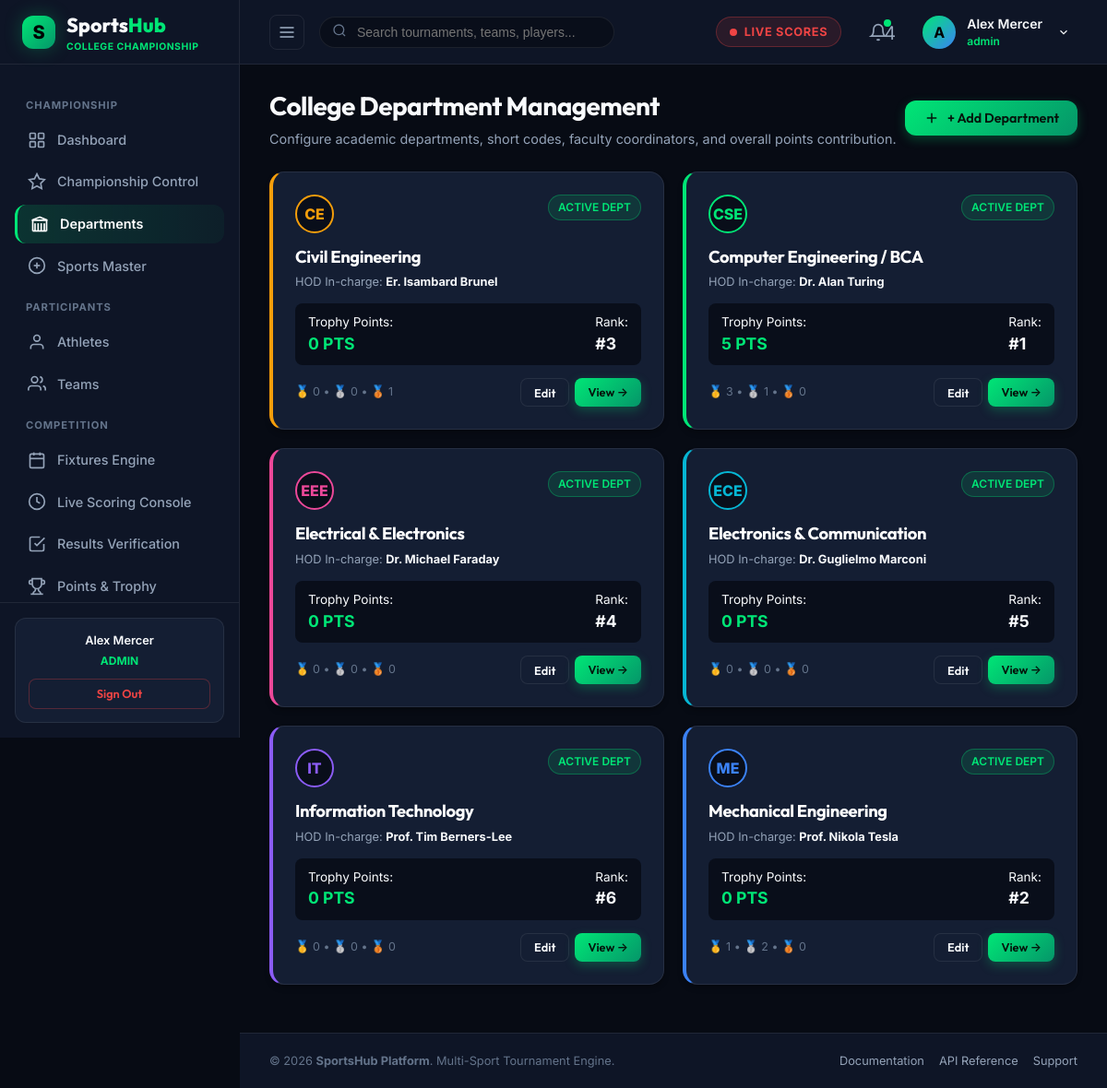
The app's page /admin/departments.php (signed in) with its own data.
### tables this page shows
CREATE TABLE `users` (
  `id` int(10) unsigned NOT NULL AUTO_INCREMENT,
  `name` varchar(100) NOT NULL,
  `email` varchar(150) NOT NULL,
  `password` varchar(255) NOT NULL,
  `role` enum('admin','organizer','scorer','official','team_manager','player') NOT NULL DEFAULT 'player',
  `profile_image` varchar(255) DEFAULT 'assets/images/default-avatar.png',
  `status` tinyint(1) DEFAULT 1,
  `created_at` datetime DEFAULT current_timestamp(),
  `updated_at` datetime DEFAULT current_timestamp() ON UPDATE current_timestamp(),
  PRIMARY KEY (`id`),
  UNIQUE KEY `email` (`email`),
  KEY `idx_users_role` (`role`),
  KEY `idx_users_email` (`email`)
);

CREATE TABLE `departments` (
  `id` int(11) NOT NULL AUTO_INCREMENT,
  `name` varchar(150) NOT NULL,
  `short_code` varchar(20) NOT NULL,
  `color_code` varchar(20) DEFAULT '#00e676',
  `logo` varchar(255) DEFAULT 'assets/images/dept-cse.png',
  `contact_person` varchar(150) DEFAULT '',
  `status` tinyint(1) DEFAULT 1,
  `created_at` datetime DEFAULT current_timestamp(),
  `updated_at` datetime DEFAULT current_timestamp() ON UPDATE current_timestamp(),
  PRIMARY KEY (`id`)
);

### admin/departments.php (the view, shortened to what the rows shown need)
<?php
require_once __DIR__ . '/../includes/database.php';
require_once __DIR__ . '/../includes/auth.php';
require_once __DIR__ . '/../includes/department-helper.php';
$departments = DepartmentService::getDepartments();
$standings   = DepartmentService::getOverallTrophyStandings();
$standingsMap = [];
foreach ($standings as $st) {
    $standingsMap[$st['department_id']] = $st;
}
$activeDept = null;
include_once __DIR__ . '/../includes/header.php';
?>
<?php if ($activeDept): ?>
  <?php $stInfo = $standingsMap[$activeDept['id']] ?? null; ?>
  <div style="margin-bottom: 20px; display:flex; justify-content:space-between; align-items:center;">
    <a href="<?php echo BASE_URL; ?>/admin/departments.php" class="btn btn-secondary btn-sm">← Back to All Departments</a>
    <button class="btn btn-primary btn-sm" onclick="openEditDeptModal(<?php echo htmlspecialchars(json_encode($activeDept)); ?>)">
      ✏️ Edit Department Details
    </button>
  </div>
  <div class="card" style="margin-bottom: 24px; border-left: 4px solid <?php echo $activeDept['color_code']; ?>;">
    <div style="display: flex; justify-content: space-between; align-items: flex-start; flex-wrap: wrap; gap: 16px;">
      <div>
        <div style="display: flex; align-items: center; gap: 12px; margin-bottom: 8px;">
          <div class="team-badge-circle" style="width: 44px; height: 44px; font-size: 1.1rem; font-weight: 800; background: var(--bg-input); color: <?php echo $activeDept['color_code']; ?>; border: 2px solid <?php echo $activeDept['color_code']; ?>;">
            <?php echo htmlspecialchars($activeDept['short_code']); ?>
          </div>
          <div>
            <h1 style="font-size: 1.8rem; font-weight: 800; color: #fff; margin: 0;"><?php echo htmlspecialchars($activeDept['name']); ?></h1>
            <div style="font-size: 0.85rem; color: var(--text-muted);">Faculty Head: <strong><?php echo htmlspecialchars($activeDept['contact_person'] ?? 'HOD'); ?></strong></div>
          </div>
        </div>
      </div>
      <div style="text-align: right;">
        <div style="font-size: 2.2rem; font-weight: 800; color: var(--accent-green);"><?php echo $stInfo['total_points'] ?? 0; ?> <span style="font-size: 0.9rem; font-weight: 600;">PTS</span></div>
        <div style="font-size: 0.85rem; color: var(--accent-gold); font-weight: 700;">Championship Rank #<?php echo $stInfo['rank'] ?? '-'; ?></div>
      </div>
    </div>
    <div style="display: grid; grid-template-columns: repeat(3, 1fr); gap: 16px; margin-top: 20px; background: var(--bg-dark-surface); padding: 16px; border-radius: var(--radius-md);">
      <div>
        <div style="font-size: 0.78rem; color: var(--text-muted); font-weight: 700;">GOLD MEDALS</div>
        <div style="font-size: 1.5rem; font-weight: 800; color: #ffd700;">🥇 <?php echo $stInfo['gold_medals'] ?? 0; ?></div>
      </div>
      <div>
        <div style="font-size: 0.78rem; color: var(--text-muted); font-weight: 700;">SILVER MEDALS</div>
        <div style="font-size: 1.5rem; font-weight: 800; color: #cbd5e1;">🥈 <?php echo $stInfo['silver_medals'] ?? 0; ?></div>
      </div>
      <div>
        <div style="font-size: 0.78rem; color: var(--text-muted); font-weight: 700;">BRONZE MEDALS</div>
        <div style="font-size: 1.5rem; font-weight: 800; color: #f97316;">🥉 <?php echo $stInfo['bronze_medals'] ?? 0; ?></div>
      </div>
    </div>
  </div>
  <div class="card">
    <div class="section-header" style="margin-bottom: 16px;">
      <h2>Sport Performance Breakdown</h2>
    </div>
    <div class="table-responsive">
      <table class="sports-table">
        <thead>
          <tr>
            <th>Sport Event</th>
            <th>Points Earned</th>
            <th>Status</th>
          </tr>
        </thead>
        <tbody>
          <?php if (!empty($stInfo['sport_breakdown'])): ?>
            <?php foreach ($stInfo['sport_breakdown'] as $sName => $pts): ?>
              <tr>
                <td><strong style="color: #fff;"><?php echo htmlspecialchars($sName); ?></strong></td>
                <td><strong style="color: var(--accent-green); font-size: 1.1rem;"><?php echo $pts; ?> PTS</strong></td>
                <td><span class="badge" style="background: rgba(0, 230, 118, 0.15); color: var(--accent-green); font-weight: 700;">Active</span></td>
              </tr>
            <?php endforeach; ?>
          <?php endif; ?>
        </tbody>
      </table>
    </div>
  </div>
<?php else: ?>
  <div class="dashboard-header">
    <div class="dashboard-title-group">
      <h1>College Department Management</h1>
    </div>
  </div>
  <div style="display: grid; grid-template-columns: repeat(auto-fill, minmax(300px, 1fr)); gap: 20px; margin-bottom: 28px;">
    <?php foreach ($departments as $d): ?>
      <?php $stInfo = $standingsMap[$d['id']] ?? null; ?>
      <div class="card" style="border-left: 4px solid <?php echo $d['color_code']; ?>;">
        <div style="display: flex; justify-content: space-between; align-items: flex-start; margin-bottom: 12px;">
          <div class="team-badge-circle" style="width: 42px; height: 42px; font-size: 1rem; font-weight: 800; background: var(--bg-input); color: <?php echo $d['color_code']; ?>; border: 2px solid <?php echo $d['color_code']; ?>;">
            <?php echo htmlspecialchars($d['short_code']); ?>
          </div>
          <span class="status-badge badge-active">ACTIVE DEPT</span>
        </div>
        <h3 style="font-size: 1.15rem; margin-bottom: 4px; color: #fff;"><?php echo htmlspecialchars($d['name']); ?></h3>
        <p style="font-size: 0.8rem; color: var(--text-muted); margin-bottom: 14px;">
          HOD In-charge: <strong style="color: var(--text-main);"><?php echo htmlspecialchars($d['contact_person'] ?? 'Faculty Coordinator'); ?></strong>
        </p>
        <div style="display: flex; justify-content: space-between; background: var(--bg-input); padding: 10px 14px; border-radius: var(--radius-sm); font-size: 0.85rem; margin-bottom: 14px;">
          <div>Trophy Points: <strong style="color: var(--accent-green); font-size: 1.1rem; display: block;"><?php echo $stInfo['total_points'] ?? 0; ?> PTS</strong></div>
          <div>Rank: <strong style="color: var(--text-main); font-size: 1.1rem; display: block;">#<?php echo $stInfo['rank'] ?? '-'; ?></strong></div>
        </div>
        <div style="display: flex; justify-content: space-between; align-items: center;">
          <div style="font-size: 0.78rem; color: var(--text-dim);">
            🥇 <?php echo $stInfo['gold_medals'] ?? 0; ?> &bull; 🥈 <?php echo $stInfo['silver_medals'] ?? 0; ?> &bull; 🥉 <?php echo $stInfo['bronze_medals'] ?? 0; ?>
          </div>
          <div style="display:flex; gap:6px;">
            <button class="btn btn-secondary btn-sm" onclick="openEditDeptModal(<?php echo htmlspecialchars(json_encode($d)); ?>)">
              Edit
            </button>
            <a href="<?php echo BASE_URL; ?>/admin/departments.php?id=<?php echo $d['id']; ?>" class="btn btn-primary btn-sm">
              View →
            </a>
          </div>
        </div>
      </div>
    <?php endforeach; ?>
  </div>
<?php endif; ?>
<?php include_once __DIR__ . '/../includes/footer.php'; ?>

### includes/header.php (shortened to what the rows shown need)
<?php
require_once __DIR__ . '/auth.php';
$currentUser = currentUser();
$userName = $currentUser['name'] ?? 'Alex Mercer';
?>
<!DOCTYPE html>
<html lang="en">
<head>
  <link rel="stylesheet" href="<?php echo BASE_URL; ?>/assets/css/style.css">
  <link rel="stylesheet" href="<?php echo BASE_URL; ?>/assets/css/dashboard.css">
  <link rel="stylesheet" href="<?php echo BASE_URL; ?>/assets/css/tournament.css">
</head>
<body>
<div class="app-layout">
  <?php include_once __DIR__ . '/sidebar.php'; ?>
  <div class="main-wrapper" id="mainWrapper">
    <header class="top-header">
      <div class="header-right">
        <div class="user-profile-wrapper" style="position:relative;">
          <div class="user-profile-menu" onclick="toggleUserDropdown()" id="userProfileBtn">
            <div class="user-avatar-placeholder" style="width:36px;height:36px;border-radius:50%;background:linear-gradient(135deg, #00e676, #3b82f6);display:flex;align-items:center;justify-content:center;font-weight:700;color:#000;">
              <?php echo strtoupper(substr($userName, 0, 1)); ?>
            </div>
            <div class="user-info">
              <span class="user-name"><?php echo htmlspecialchars($userName); ?></span>
              <span class="user-role" style="color:var(--accent-green); font-weight:600;"><?php echo htmlspecialchars($userRole); ?></span>
            </div>
            <svg width="14" height="14" viewBox="0 0 24 24" fill="none" stroke="currentColor" stroke-width="2" style="margin-left:4px;"><polyline points="6 9 12 15 18 9"/></svg>
          </div>
        </div>
      </div>
    </header>
    <main class="page-content">

### includes/sidebar.php (shortened to what the rows shown need)
<?php
require_once __DIR__ . '/auth.php';
$user = currentUser();
$userRole = strtolower($user['role'] ?? 'admin');
?>
<aside class="app-sidebar" id="appSidebar">
  <div class="sidebar-footer">
    <div class="quick-support-card">
      <p style="font-weight:600; color:var(--text-main); margin-bottom:4px;"><?php echo htmlspecialchars($user['name'] ?? 'User'); ?></p>
      <div style="font-size:0.75rem; color:var(--accent-green); text-transform:uppercase; font-weight:700; margin-bottom:10px;">
        <?php echo htmlspecialchars($userRole); ?>
      </div>
      <a href="<?php echo BASE_URL; ?>/auth/logout.php" class="btn btn-secondary btn-sm" style="width:100%; color:var(--accent-red); border-color:rgba(239,68,68,0.3);">
        Sign Out
      </a>
    </div>
  </div>
</aside>

### records on screen
users: name "Alex Mercer", role "ADMIN", name "A", role "admin"
departments: short_code "CE", name "Civil Engineering", contact_person "Er. Isambard Brunel", id "0", id "3", status "1"
departments: short_code "CSE", name "Computer Engineering / BCA", contact_person "Dr. Alan Turing", id "5", id "1", id "3", id "0"
departments: short_code "EEE", name "Electrical & Electronics", contact_person "Dr. Michael Faraday", id "0", id "4"
departments: short_code "ECE", name "Electronics & Communication", contact_person "Dr. Guglielmo Marconi", id "0", id "5"
departments: short_code "IT", name "Information Technology", contact_person "Prof. Tim Berners-Lee", id "0", id "6"
departments: short_code "ME", name "Mechanical Engineering", contact_person "Prof. Nikola Tesla", id "0", id "2", status "1"

### other values on screen
$initialUnread "4"
